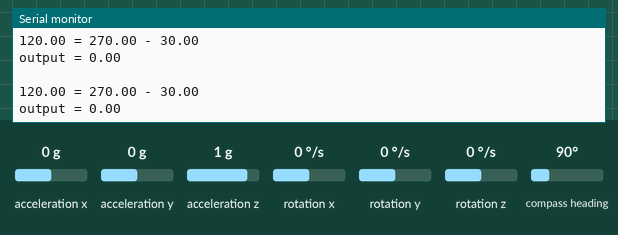
A sketch run on a simulated Arduino Uno, built with avr-gcc and run on an emulated ATmega328P. Shown: the last lines printed to the serial monitor. Inputs (shaded band) come from the test bench; at power-on: compass heading 90°, acceleration x 0 g, acceleration y 0 g, acceleration z 1 g, rotation x 0 °/s, rotation y 0 °/s, rotation z 0 °/s.

Above: at 1.2 s.
1.3 s: compass heading set to 7°
At 2.1 s:
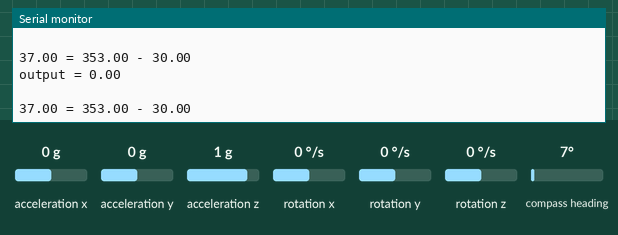
4.3 s: compass heading set to 180°
At 5.2 s:
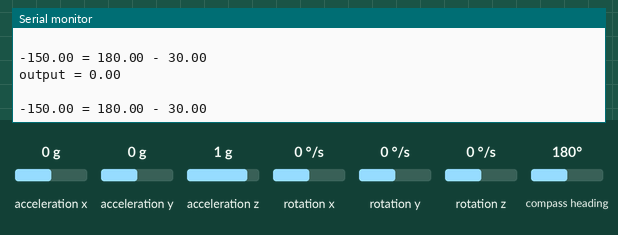
7.3 s: compass heading set to 90°
At 8.4 s:
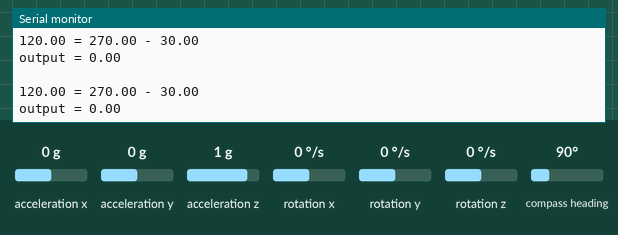
10.3 s: compass heading set to 269°
At 11.3 s:
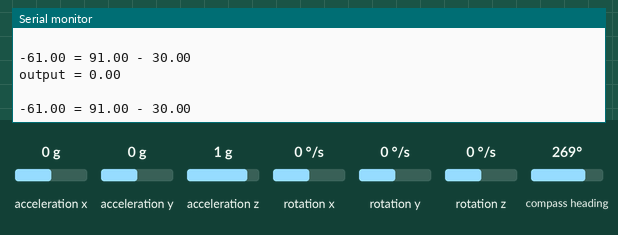
13.3 s: compass heading set to 176°
At 14.3 s:
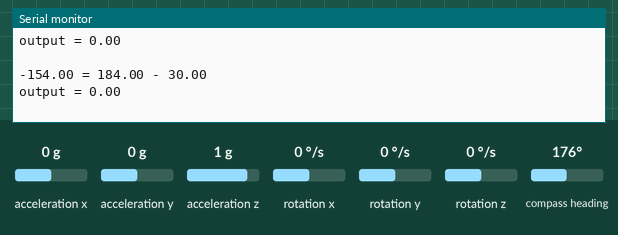
Timing chart, 0 to 16.3 s (numbered marks = the images above; inputs shaded):
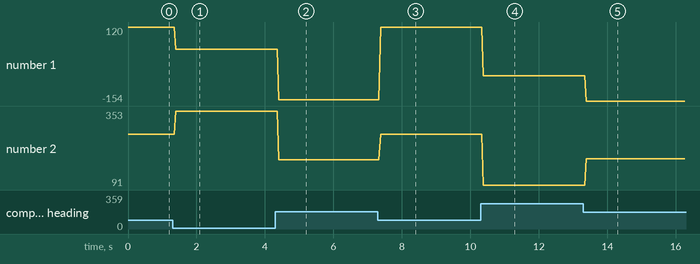

The sketch:

20240520_IMU_HeadingAngle.ino
```cpp
#include <PID_v1.h>

#include <Wire.h>
#include <LSM303.h>
#include <PID_v1.h>

double Setpoint, Input, Output;
//Specify the links and initial tuning parameters
double Kp=2, Ki=0, Kd=0;
PID myPID(&Input, &Output, &Setpoint, Kp, Ki, Kd, DIRECT);

LSM303 compass;

void setup() {
  Serial.begin(9600);
  Wire.begin();
  compass.init();
  compass.enableDefault();

  compass.m_min = (LSM303::vector<int16_t>){-32767, -32767, -32767};
  compass.m_max = (LSM303::vector<int16_t>){+32767, +32767, +32767};

  //PID Setup
  myPID.SetMode(AUTOMATIC);
}

void loop() {
  compass.read();

  float heading = compass.heading();
  float target = 30.0;
  float error = 0.0;

  heading = 360 - heading;

  error = target - heading;
  if (error > 180) {
    error -= 360;
  } else if (error < -180) {
    error += 360;
  }

  Input = heading;
  Setpoint = target;
  myPID.Compute();

  Serial.print(error);  Serial.print(" = "); Serial.print(heading); Serial.print(" - "); Serial.println(target);
  Serial.print("output = "); Serial.println(Output);
  Serial.println(" ");


//  delay(100);
}
```

Measured:
- after the input at 1.3 s, the serial monitor: prints a new line after 0.09 s (image 1)
- after the input at 4.3 s, the serial monitor: prints a new line after 0.10 s (image 2)
- after the input at 7.3 s, the serial monitor: prints a new line after 0.08 s (image 3)
- after the input at 10.3 s, the serial monitor: prints a new line after 0.07 s (image 4)
- after the input at 13.3 s, the serial monitor: prints a new line after 0.09 s (image 5)
- plotted number 1: 120 → 37 after the input at 1.3 s, 37 → -150 after the input at 4.3 s, -150 → 120 after the input at 7.3 s, 120 → -61 after the input at 10.3 s, -61 → -154 after the input at 13.3 s
- plotted number 2: 270 → 353 after the input at 1.3 s, 353 → 180 after the input at 4.3 s, 180 → 270 after the input at 7.3 s, 270 → 91 after the input at 10.3 s, 91 → 184 after the input at 13.3 s
